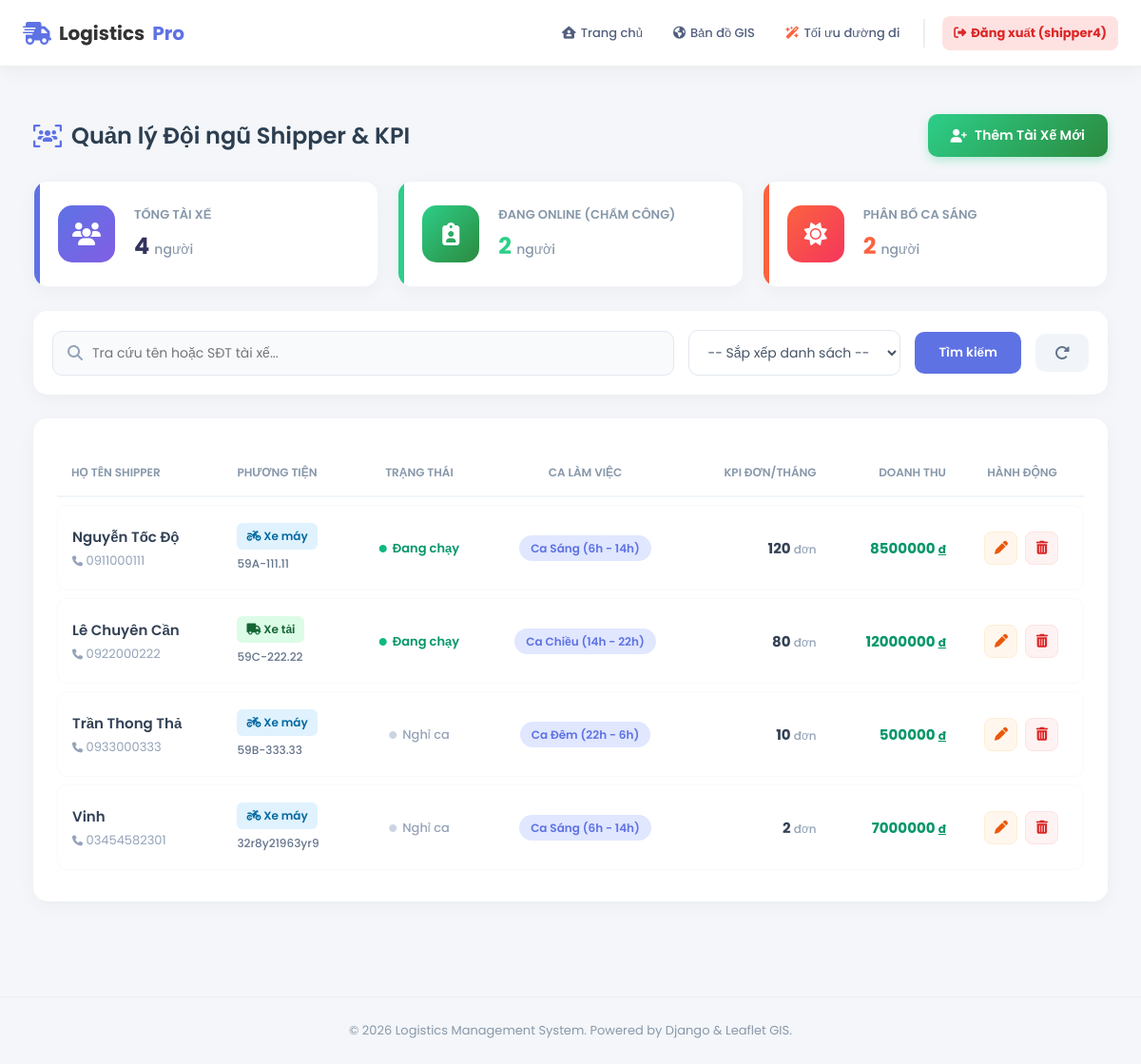
Before: /quan-ly-tai-xe/ (signed in) with the older database file.
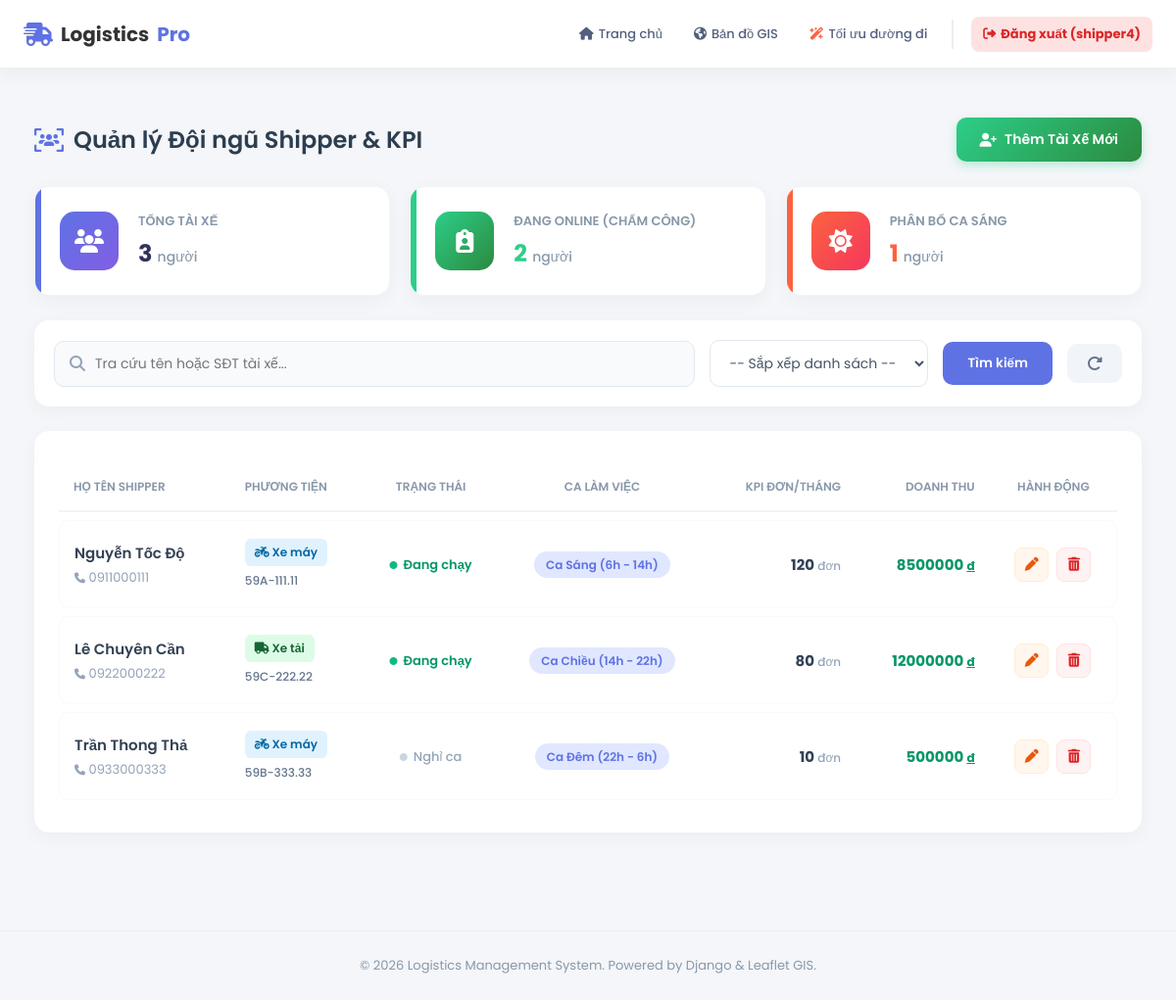
After: the same page with the newer database file.
### core/models.py (models this page shows, shortened)
class TaiXe(models.Model):
    user = models.OneToOneField(User, on_delete=models.SET_NULL, null=True, blank=True, verbose_name="Tài khoản đăng nhập")
    ten_tai_xe = models.CharField(max_length=100)
    sdt = models.CharField(max_length=15)
    bien_so = models.CharField(max_length=20)
    loai_xe = models.CharField(max_length=50, choices=[
        ('Xe máy', 'Xe máy'),
        ('Xe tải', 'Xe tải'),
        ('Xe bán tải', 'Xe bán tải')
    ])
    trang_thai = models.CharField(max_length=20, default='Sẵn sàng')
    CA_LAM_CHOICES = [
        ('SANG', 'Ca Sáng (6h - 14h)'),
        ('CHIEU', 'Ca Chiều (14h - 22h)'),
        ('DEM', 'Ca Đêm (22h - 6h)'),
    ]
    ca_lam_viec = models.CharField(max_length=10, choices=CA_LAM_CHOICES, default='SANG', verbose_name="Ca làm việc")
    dang_lam_viec = models.BooleanField(default=False, verbose_name="Đang Online (Chấm công)")
    tong_don_thang_nay = models.IntegerField(default=0, verbose_name="KPI Số đơn/Tháng")
    doanh_thu_tich_luy = models.DecimalField(max_digits=15, decimal_places=0, default=0, verbose_name="Doanh thu tích lũy")

### core/views.py (the view)
# urls.py: path('quan-ly-tai-xe/', views.quan_ly_tai_xe, name='quan_ly_tai_xe'),
@login_required(login_url='core:login')
def quan_ly_tai_xe(request):
    ds = TaiXe.objects.all()
    q = request.GET.get('q')
    if q:
        ds = ds.filter(Q(ten_tai_xe__icontains=q) | Q(sdt__icontains=q))
    sort = request.GET.get('sort')
    if sort == 'ten_az':
        ds = ds.order_by('ten_tai_xe')
    elif sort == 'luong_cao':
        ds = ds.order_by('-doanh_thu_tich_luy')
    context = {
        'ds_tai_xe': ds,
        'tong_so_tx': ds.count(),
        'dang_online': ds.filter(dang_lam_viec=True).count(),
        'ca_sang': ds.filter(ca_lam_viec='SANG').count(),
    }
    return render(request, 'driver_manager.html', context)

### templates/driver_manager.html (shortened to what the changed rows need)
{% extends "base.html" %}
{% load static %}
{% block content %}
<link rel="stylesheet" href="https://cdnjs.cloudflare.com/ajax/libs/font-awesome/6.4.0/css/all.min.css">
<div class="dashboard-container">
    <div class="page-header">
        <h2 class="page-title"><i class="fa-solid fa-users-viewfinder" style="color: #5e72e4;"></i> Quản lý Đội ngũ Shipper & KPI</h2>
    </div>
    <div class="kpi-grid">
        <div class="kpi-card blue">
            <div>
                <div class="kpi-title">Tổng Tài Xế</div>
                <h2 class="kpi-value">{{ tong_so_tx }} <span style="font-size: 14px; color: #8898aa; font-weight: 500;">người</span></h2>
            </div>
        </div>
        <div class="kpi-card green">
            <div>
                <h2 class="kpi-value" style="color: #2dce89;">{{ dang_online }} <span style="font-size: 14px; color: #8898aa; font-weight: 500;">người</span></h2>
            </div>
        </div>
        <div class="kpi-card orange">
            <div>
                <div class="kpi-title">Phân Bổ Ca Sáng</div>
                <h2 class="kpi-value" style="color: #fb6340;">{{ ca_sang }} <span style="font-size: 14px; color: #8898aa; font-weight: 500;">người</span></h2>
            </div>
        </div>
    </div>
    <div class="table-card">
        <table class="custom-table">
            <thead>
                <tr>
                    <th>Họ tên Shipper</th>
                    <th>Phương tiện</th>
                    <th style="text-align: center;">Trạng thái</th>
                    <th style="text-align: center;">Ca làm việc</th>
                    <th style="text-align: right;">KPI Đơn/Tháng</th>
                    <th style="text-align: right;">Doanh thu</th>
                    <th style="text-align: center;">Hành động</th>
                </tr>
            </thead>
            <tbody>
                {% for tx in ds_tai_xe %}
                <tr>
                    <td>
                        <div style="font-weight: 600; color: #334155; font-size: 15px;">{{ tx.ten_tai_xe }}</div>
                        <div style="font-size: 13px; color: #94a3b8; margin-top: 4px;"><i class="fa-solid fa-phone" style="font-size: 11px;"></i> {{ tx.sdt }}</div>
                    </td>
                    <td>
                        {% if "Xe máy" in tx.loai_xe %}
                            <span class="badge-moto"><i class="fa-solid fa-motorcycle"></i> Xe máy</span>
                        {% else %}
                            <span class="badge-truck"><i class="fa-solid fa-truck"></i> Xe tải</span>
                        {% endif %}
                        <div style="font-size: 12px; color: #64748b; margin-top: 6px; font-weight: 500;">{{ tx.bien_so }}</div>
                    </td>
                    <td style="text-align: center;">
                        {% if tx.dang_lam_viec %}
                            <span style="display: inline-flex; align-items: center; gap: 6px; color: #059669; font-weight: 600; font-size: 13px;">
                                <i class="fa-solid fa-circle" style="font-size: 8px; color: #10b981;"></i> Đang chạy
                            </span>
                        {% else %}
                            <span style="display: inline-flex; align-items: center; gap: 6px; color: #94a3b8; font-weight: 500; font-size: 13px;">
                                <i class="fa-solid fa-circle" style="font-size: 8px; color: #cbd5e1;"></i> Nghỉ ca
                            </span>
                        {% endif %}
                    </td>
                    <td style="text-align: center;">
                        <span style="font-weight: 600; color: #5e72e4; background: #e0e7ff; padding: 5px 12px; border-radius: 20px; font-size: 12px;">
                            {{ tx.get_ca_lam_viec_display }}
                        </span>
                    </td>
                    <td style="text-align: right; font-weight: 700; color: #334155; font-size: 15px;">
                        {{ tx.tong_don_thang_nay }} <span style="font-size: 12px; font-weight: 500; color: #94a3b8;">đơn</span>
                    </td>
                    <td style="text-align: right; color: #059669; font-weight: 700; font-size: 15px;">
                        {{ tx.doanh_thu_tich_luy|floatformat:0 }} <span style="font-size: 12px; text-decoration: underline;">đ</span>
                    </td>
                    <td>
                        <div class="action-group">
                            <a href="{% url 'core:sua_tai_xe' tx.id %}" class="btn-action btn-edit" title="Sửa thông tin">
                                <i class="fa-solid fa-pen"></i>
                            </a>
                            <a href="{% url 'core:xoa_tai_xe' tx.id %}" class="btn-action btn-delete"
                               onclick="return confirm('⚠️ CẢNH BÁO: Dữ liệu của tài xế {{ tx.ten_tai_xe }} sẽ bị xóa vĩnh viễn.\nTiếp tục?')" title="Xóa tài xế">
                                <i class="fa-solid fa-trash-can"></i>
                            </a>
                        </div>
                    </td>
                </tr>
                {% endfor %}
            </tbody>
        </table>
    </div>
</div>
{% endblock %}

### templates/base.html (shortened to what this page needs)
{% load static %}
<!DOCTYPE html>
<html lang="vi">
<head>
    <link rel="stylesheet" href="https://cdnjs.cloudflare.com/ajax/libs/font-awesome/6.4.0/css/all.min.css">
</head>
<body>
    <nav class="navbar">
        <a href="{% url 'core:home' %}" class="nav-brand">
            <i class="fa-solid fa-truck-fast"></i>
            Logistics<span style="color: #5e72e4;">Pro</span>
        </a>
        <ul class="nav-links">
            <li class="nav-item">
                {% if user.is_authenticated and user.taixe %}
                    <a href="{% url 'core:app_shipper' %}"><i class="fa-solid fa-house-user"></i> Trang chủ </a>
                {% else %}
                    <a href="{% url 'core:home' %}"><i class="fa-solid fa-house"></i> Trang chủ</a>
                {% endif %}
            </li>
            <li class="nav-item">
                <a href="{% url 'core:ban_do_chung' %}">
                    <i class="fa-solid fa-earth-americas"></i> Bản đồ GIS
                </a>
            </li>
            <li class="nav-item">
                <a href="{% url 'core:toi_uu' %}">
                    <i class="fa-solid fa-wand-magic-sparkles" style="color: #fb6340;"></i> Tối ưu đường đi
                </a>
            </li>
            <li style="border-left: 2px solid #eee; height: 30px; margin: 0 5px;"></li>
            {% if user.is_authenticated %}
                <li class="nav-item" style="margin-left: 5px;">
                    <a href="{% url 'core:logout' %}" style="background: #fee2e2; color: #dc2626; font-weight: bold;">
                        <i class="fa-solid fa-right-from-bracket"></i> Đăng xuất ({{ user.username }})
                    </a>
                </li>
            {% else %}
                <li class="nav-item">
                    <a href="{% url 'core:login' %}" style="background: #e0f2fe; color: #0284c7; font-weight: bold;">
                        <i class="fa-solid fa-user-lock"></i> Đăng nhập
                    </a>
                </li>
            {% endif %}
        </ul>
    </nav>
    <main style="min-height: 80vh; padding: 20px;">
        {% block content %}
        {% endblock %}
    </main>
    <footer class="footer">
        &copy; 2026 Logistics Management System. Powered by Django & Leaflet GIS.
    </footer>
    <link href="https://cdn.jsdelivr.net/npm/select2@4.1.0-rc.0/dist/css/select2.min.css" rel="stylesheet" />
</body>
</html>

Changed rows visible on the page:
removed TaiXe: ten_tai_xe "Vinh", sdt "03454582301", loai_xe "Xe máy" (drawn), bien_so "32r8y21963yr9", dang_lam_viec False (drawn), ca_lam_viec "Ca Sáng (6h - 14h)", tong_don_thang_nay "2", doanh_thu_tich_luy "7000000"
Other visible differences:
{{ tong_so_tx }}: "4" → "3"
{{ ca_sang }}: "2" → "1"
